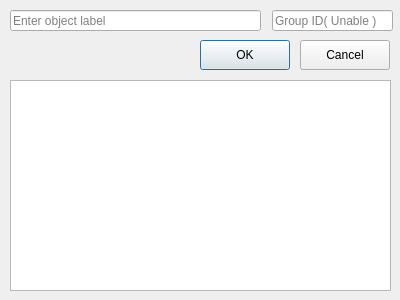
<?xml version="1.0" encoding="UTF-8"?>
<ui version="4.0">
 <class>Dialog_Add_Label</class>
 <widget class="QDialog" name="Dialog_Add_Label">
  <property name="geometry">
   <rect>
    <x>0</x>
    <y>0</y>
    <width>400</width>
    <height>300</height>
   </rect>
  </property>
  <property name="minimumSize">
   <size>
    <width>400</width>
    <height>300</height>
   </size>
  </property>
  <property name="maximumSize">
   <size>
    <width>400</width>
    <height>300</height>
   </size>
  </property>
  <property name="windowTitle">
   <string>Add Label</string>
  </property>
  <widget class="QListWidget" name="listWidget_LabelList">
   <property name="geometry">
    <rect>
     <x>10</x>
     <y>80</y>
     <width>381</width>
     <height>211</height>
    </rect>
   </property>
  </widget>
  <widget class="QPushButton" name="pushButton_OK">
   <property name="geometry">
    <rect>
     <x>200</x>
     <y>40</y>
     <width>90</width>
     <height>30</height>
    </rect>
   </property>
   <property name="text">
    <string>OK</string>
   </property>
  </widget>
  <widget class="QPushButton" name="pushButton_Cancel">
   <property name="geometry">
    <rect>
     <x>300</x>
     <y>40</y>
     <width>90</width>
     <height>30</height>
    </rect>
   </property>
   <property name="text">
    <string>Cancel</string>
   </property>
  </widget>
  <widget class="QLineEdit" name="lineEdit_NewLabel">
   <property name="geometry">
    <rect>
     <x>10</x>
     <y>10</y>
     <width>251</width>
     <height>21</height>
    </rect>
   </property>
   <property name="text">
    <string/>
   </property>
   <property name="placeholderText">
    <string>Enter object label</string>
   </property>
  </widget>
  <widget class="QLineEdit" name="lineEdit_GroupID">
   <property name="geometry">
    <rect>
     <x>272</x>
     <y>10</y>
     <width>121</width>
     <height>21</height>
    </rect>
   </property>
   <property name="text">
    <string/>
   </property>
   <property name="readOnly">
    <bool>true</bool>
   </property>
   <property name="placeholderText">
    <string>Group ID( Unable )</string>
   </property>
  </widget>
 </widget>
 <resources/>
 <connections/>
</ui>
